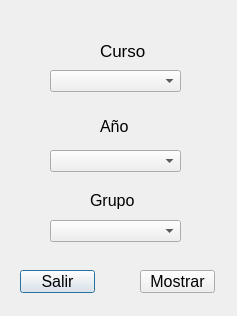
<?xml version="1.0" encoding="UTF-8"?>
<ui version="4.0">
 <class>Dialog</class>
 <widget class="QDialog" name="Dialog">
  <property name="geometry">
   <rect>
    <x>0</x>
    <y>0</y>
    <width>237</width>
    <height>316</height>
   </rect>
  </property>
  <property name="font">
   <font>
    <pointsize>12</pointsize>
   </font>
  </property>
  <property name="windowTitle">
   <string>Estudiantes suspensos</string>
  </property>
  <widget class="QComboBox" name="comboBox_cursos">
   <property name="geometry">
    <rect>
     <x>50</x>
     <y>70</y>
     <width>131</width>
     <height>22</height>
    </rect>
   </property>
  </widget>
  <widget class="QComboBox" name="comboBox_annos">
   <property name="geometry">
    <rect>
     <x>50</x>
     <y>150</y>
     <width>131</width>
     <height>22</height>
    </rect>
   </property>
  </widget>
  <widget class="QLabel" name="labelCursos">
   <property name="geometry">
    <rect>
     <x>100</x>
     <y>40</y>
     <width>71</width>
     <height>21</height>
    </rect>
   </property>
   <property name="font">
    <font>
     <pointsize>13</pointsize>
    </font>
   </property>
   <property name="text">
    <string>Curso</string>
   </property>
  </widget>
  <widget class="QLabel" name="label">
   <property name="geometry">
    <rect>
     <x>100</x>
     <y>120</y>
     <width>47</width>
     <height>13</height>
    </rect>
   </property>
   <property name="text">
    <string>Año</string>
   </property>
  </widget>
  <widget class="QLabel" name="label_2">
   <property name="geometry">
    <rect>
     <x>90</x>
     <y>190</y>
     <width>47</width>
     <height>21</height>
    </rect>
   </property>
   <property name="text">
    <string>Grupo</string>
   </property>
  </widget>
  <widget class="QComboBox" name="comboBox_grupos">
   <property name="geometry">
    <rect>
     <x>50</x>
     <y>220</y>
     <width>131</width>
     <height>22</height>
    </rect>
   </property>
  </widget>
  <widget class="QPushButton" name="Salir">
   <property name="geometry">
    <rect>
     <x>20</x>
     <y>270</y>
     <width>75</width>
     <height>23</height>
    </rect>
   </property>
   <property name="text">
    <string>Salir</string>
   </property>
  </widget>
  <widget class="QPushButton" name="pushButton_MostrarReporte">
   <property name="geometry">
    <rect>
     <x>140</x>
     <y>270</y>
     <width>75</width>
     <height>23</height>
    </rect>
   </property>
   <property name="text">
    <string>Mostrar</string>
   </property>
  </widget>
 </widget>
 <resources/>
 <connections/>
</ui>
